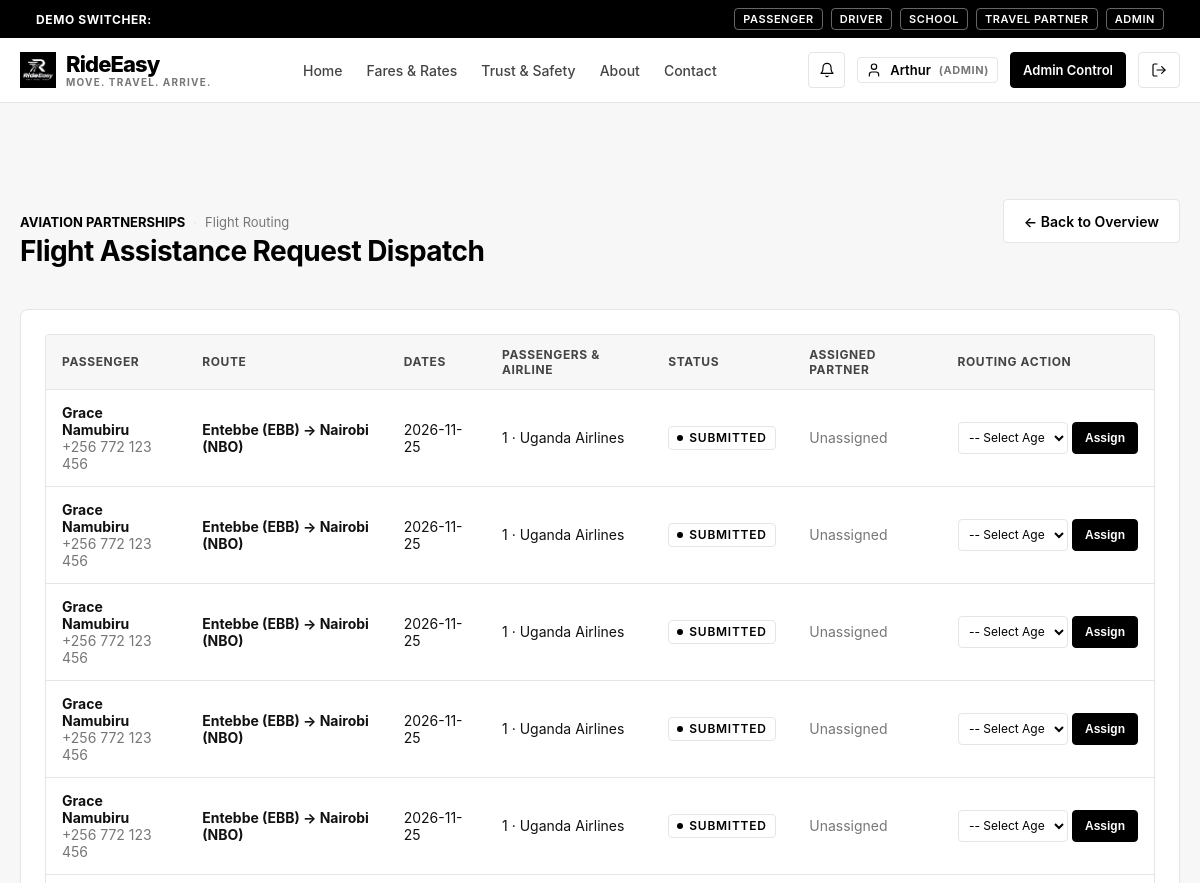
The page /admin/flights (signed in, upper part) on the database as committed earlier.
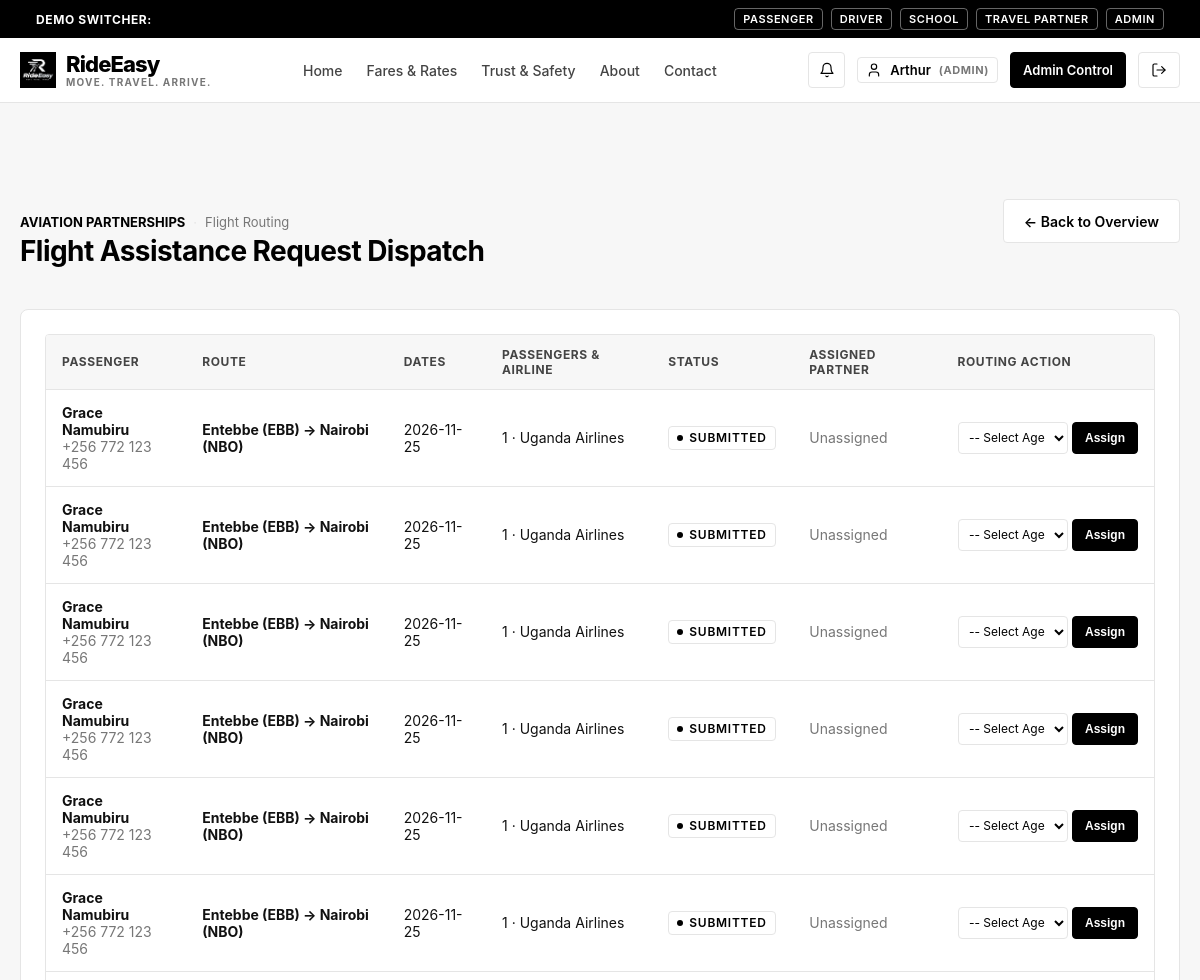
The same page on the database as committed later.
### tables this page shows
CREATE TABLE flight_requests (
    id TEXT PRIMARY KEY,
    passenger_id TEXT NOT NULL,
    departure_city TEXT NOT NULL,
    destination_city TEXT NOT NULL,
    departure_date TEXT NOT NULL,
    return_date TEXT,
    passenger_count INTEGER NOT NULL DEFAULT 1,
    preferred_airline TEXT,
    cabin_class TEXT DEFAULT 'Economy',
    phone TEXT NOT NULL,
    email TEXT NOT NULL,
    travel_preferences TEXT,
    notes TEXT,
    assigned_company_id TEXT,
    status TEXT NOT NULL DEFAULT 'SUBMITTED' CHECK(status IN ('SUBMITTED', 'ASSIGNED', 'QUOTED', 'CUSTOMER_APPROVED', 'CONFIRMED', 'DECLINED', 'CANCELLED')),
    created_at TIMESTAMP NOT NULL DEFAULT CURRENT_TIMESTAMP,
    FOREIGN KEY (passenger_id) REFERENCES users(id) ON DELETE CASCADE,
    FOREIGN KEY (assigned_company_id) REFERENCES users(id)
);

CREATE TABLE users (
    id TEXT PRIMARY KEY,
    email TEXT UNIQUE NOT NULL,
    password_hash TEXT NOT NULL,
    role TEXT NOT NULL CHECK(role IN ('PASSENGER', 'DRIVER', 'SCHOOL', 'TRAVEL_COMPANY', 'ADMIN')),
    full_name TEXT NOT NULL,
    phone TEXT NOT NULL,
    is_active INTEGER NOT NULL DEFAULT 1,
    is_verified INTEGER NOT NULL DEFAULT 0,
    created_at TIMESTAMP NOT NULL DEFAULT CURRENT_TIMESTAMP,
    updated_at TIMESTAMP NOT NULL DEFAULT CURRENT_TIMESTAMP
, avatar_url TEXT DEFAULT '/static/images/default-avatar.svg');

### rideeasy/app/routes/admin.py (the view)
@admin_bp.route("/flights")
def flights():
    user = AuthService.get_current_user()
    db = get_db()
    requests_list = db.fetchall(
        """SELECT r.*, u.full_name as passenger_name, u.phone as passenger_phone, c.company_name as assigned_company_name
        FROM flight_requests r
        JOIN users u ON r.passenger_id = u.id
        LEFT JOIN travel_companies c ON r.assigned_company_id = c.user_id
        ORDER BY r.created_at DESC"""
    )
    partners = db.fetchall("SELECT u.id, c.company_name FROM users u JOIN travel_companies c ON c.user_id = u.id")
    return render_template("admin/flights.html", user=user, requests=requests_list, partners=partners)

### rideeasy/app/repositories/database.py (called while the page is built)
def get_db() -> Database:
    global _db_instance
    if _db_instance is None:
        _db_instance = Database()
    return _db_instance

    def _get_sqlite_conn(self) -> sqlite3.Connection:
        conn = sqlite3.connect(self.local_path, timeout=10.0, check_same_thread=False)
        conn.row_factory = sqlite3.Row
        conn.execute("PRAGMA foreign_keys = ON;")
        return conn

    def fetchone(self, query: str, params: tuple = ()) -> Optional[Dict[str, Any]]:
        if self.is_turso and self._libsql_client:
            rs = self._libsql_client.execute(query, list(params))
            if not rs.rows:
                return None
            columns = rs.columns
            row = rs.rows[0]
            return {columns[i]: row[i] for i in range(len(columns))}
        else:
            with self._get_sqlite_conn() as conn:
                cur = conn.execute(query, params)
                row = cur.fetchone()
                return dict(row) if row else None

### rideeasy/app/routes/admin.py (called while the page is built)
@admin_bp.before_request
@login_required
@role_required("ADMIN")
def before_request():
    pass

### rideeasy/app/templates/admin/flights.html (shortened to what this page needs)
{% extends "base.html" %}
{% block content %}
<div class="container section">
  <div style="display: flex; justify-content: space-between; align-items: baseline; flex-wrap: wrap; gap: 1rem; margin-bottom: 2rem;">
    <div>
      <div class="metadata-row" style="margin-bottom: 0.25rem;">
        <span style="font-weight: 700; color: var(--color-black); text-transform: uppercase;">Aviation Partnerships</span>
        <span class="metadata-separator">·</span>
        <span>Flight Routing</span>
      </div>
      <h2>Flight Assistance Request Dispatch</h2>
    </div>
    <a href="/admin/dashboard" class="btn btn-secondary">← Back to Overview</a>
  </div>
  <div class="card">
    {% if requests %}
      <div class="table-responsive">
        <table class="table">
          <thead>
            <tr>
              <th>Passenger</th>
              <th>Route</th>
              <th>Dates</th>
              <th>Passengers & Airline</th>
              <th>Status</th>
              <th>Assigned Partner</th>
              <th>Routing Action</th>
            </tr>
          </thead>
          <tbody>
            {% for r in requests %}
              <tr>
                <td>
                  <strong>{{ r.passenger_name }}</strong>
                  <div class="text-subtle">{{ r.passenger_phone }}</div>
                </td>
                <td>
                  <div style="font-weight: 700;">{{ r.departure_city }} → {{ r.destination_city }}</div>
                </td>
                <td>
                  <div>{{ r.departure_date }}</div>
                </td>
                <td>{{ r.passenger_count }} · {{ r.preferred_airline or 'Any' }}</td>
                <td>
                  <span class="status-indicator">
                    <span class="status-dot"></span> {{ r.status.replace('_', ' ') }}
                  </span>
                </td>
                <td>
                  {% if r.assigned_company_name %}
                    <strong>{{ r.assigned_company_name }}</strong>
                  {% else %}
                    <span class="text-subtle">Unassigned</span>
                  {% endif %}
                </td>
                <td>
                  <form method="POST" action="/admin/flights/requests/{{ r.id }}/assign" style="display: flex; gap: 0.25rem;">
                    <select name="travel_company_id" class="form-select" style="min-height: 32px; padding: 0.2rem 0.4rem; font-size: 0.75rem;" required>
                      <option value="">-- Select Agency --</option>
                    </select>
                    <button type="submit" class="btn btn-primary btn-sm" style="min-height: 30px; font-size: 0.75rem;">Assign</button>
                  </form>
                </td>
              </tr>
            {% endfor %}
          </tbody>
        </table>
      </div>
    {% else %}
      <div style="text-align: center; padding: 3rem 0; color: var(--color-medium-grey);">
        No flight requests in queue.
      </div>
    {% endif %}
  </div>
</div>
{% endblock %}

Rows that differ between the two databases and show on the page:
added flight_requests: passenger_name "Grace Namubiru", passenger_phone "+256 772 123 456", departure_city "Entebbe (EBB)", destination_city "Nairobi (NBO)", departure_date "2026-11-25", passenger_count "1", preferred_airline "Uganda Airlines", status.replace "SUBMITTED", shows "Unassigned"
